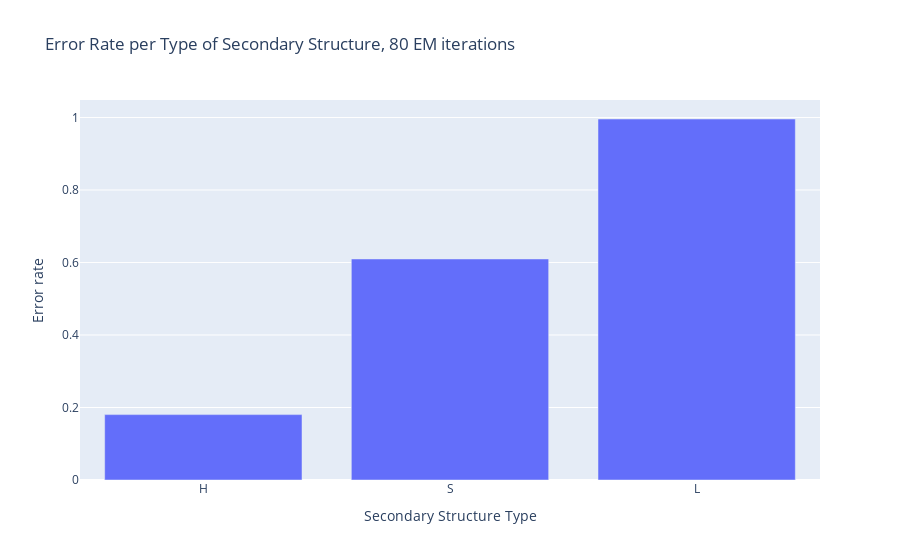

Notebook cell for this chart:
### Code cell
bar_fig = px.bar(x=errors_rate_per_type.keys(), y=errors_rate_per_type.values(), title="Error Rate per Type of Secondary Structure, 60 EM iterations")
bar_fig.update_layout(xaxis_title="Secondary Structure Type", yaxis_title="Error rate")
bar_fig.show()
if not os.path.exists("plots"):
    os.mkdir("plots")
bar_fig.write_image("plots/secondary_type.png")

### Figure 1 — Plotly figure (JSON) as saved in the notebook; plotly's stock layout.template omitted (floating-point values rounded to 4 significant figures)
{"data": [{"alignmentgroup": "True", "hovertemplate": "x=%{x}<br>y=%{y}<extra></extra>", "legendgroup": "", "marker": {"color": "#636efa", "pattern": {"shape": ""}}, "name": "", "offsetgroup": "", "orientation": "v", "showlegend": false, "textposition": "auto", "x": ["H", "S", "L"], "xaxis": "x", "y": [0.1804, 0.6097, 0.9958], "yaxis": "y", "type": "bar"}], "layout": {"xaxis": {"anchor": "y", "domain": [0.0, 1.0], "title": {"text": "Secondary Structure Type"}}, "yaxis": {"anchor": "x", "domain": [0.0, 1.0], "title": {"text": "Error rate"}}, "legend": {"tracegroupgap": 0}, "title": {"text": "Error Rate per Type of Secondary Structure, 80 EM iterations"}, "barmode": "relative"}}
